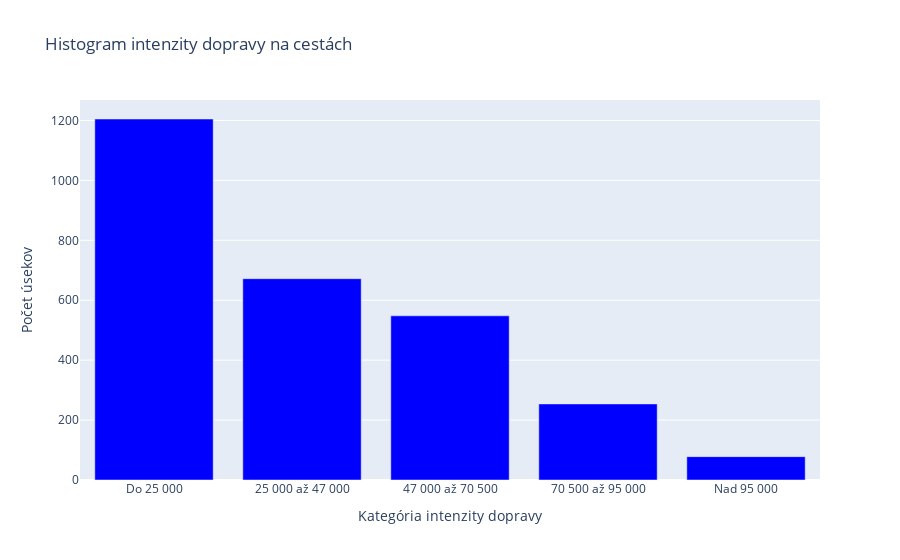

Here is the notebook cell this chart was saved with:
### Code cell
import plotly.graph_objs as go
import pandas as pd

# Assuming df_survey is your DataFrame

# Define bins
bins = [0, 3750, 7500, 15000, 30000, float('inf')]
labels = ['Do 25 000', '25 000 až 47 000',
          '47 000 až 70 500', '70 500 až 95 000', 'Nad 95 000']

# Use pd.cut to categorize data into bins
df_survey['Traffic_Intensity_Category'] = pd.cut(
    df_survey['S'], bins=bins, labels=labels, right=False)

# Prepare data for histogram
data = df_survey['Traffic_Intensity_Category'].value_counts().sort_index()

# Create a Plotly figure
fig = go.Figure()

# Add histogram data
fig.add_trace(go.Bar(x=data.index, y=data.values, marker_color='blue'))

# Update layout
fig.update_layout(
    title='Histogram intenzity dopravy na cestách',
    xaxis_title='Kategória intenzity dopravy',
    yaxis_title='Počet úsekov',
    bargap=0.2
)

# Show figure
fig.show()

### Figure 1 — Plotly figure (JSON) as saved in the notebook; plotly's stock layout.template omitted (floating-point values rounded to 4 significant figures)
{"data": [{"marker": {"color": "blue"}, "type": "bar", "x": ["Do 25 000", "25 000 až 47 000", "47 000 až 70 500", "70 500 až 95 000", "Nad 95 000"], "y": [1205, 672, 548, 254, 78]}], "layout": {"bargap": 0.2, "title": {"text": "Histogram intenzity dopravy na cestách"}, "xaxis": {"title": {"text": "Kategória intenzity dopravy"}}, "yaxis": {"title": {"text": "Počet úsekov"}}}}
